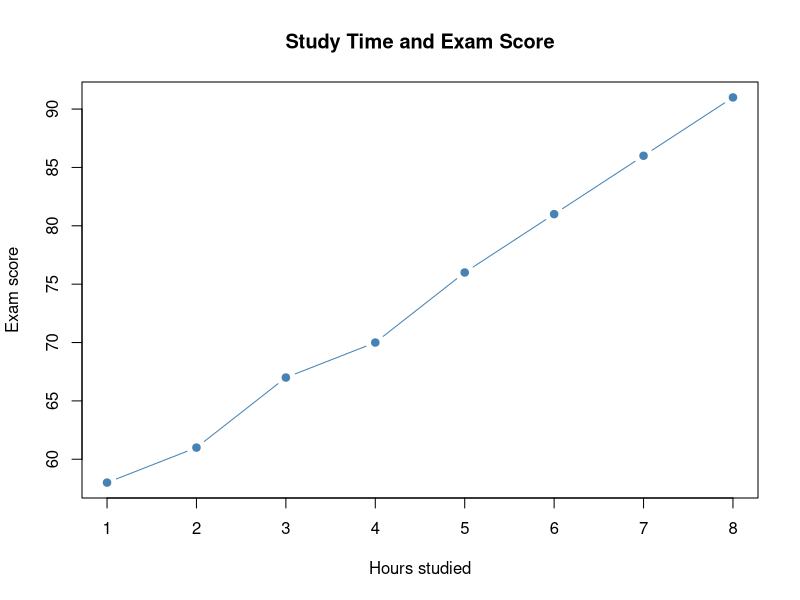

This figure's R source:
## ---- chunk 1
study_data <- data.frame(
  hours_studied = c(1, 2, 3, 4, 5, 6, 7, 8),
  exam_score = c(58, 61, 67, 70, 76, 81, 86, 91)
)
plot(
  study_data$hours_studied, # x values
  study_data$exam_score,    # y values
  type = "b",              # points and lines
  pch = 19,                 # point shape
  col = "steelblue",       # color
  main = "Study Time and Exam Score",
  xlab = "Hours studied",
  ylab = "Exam score"
)
